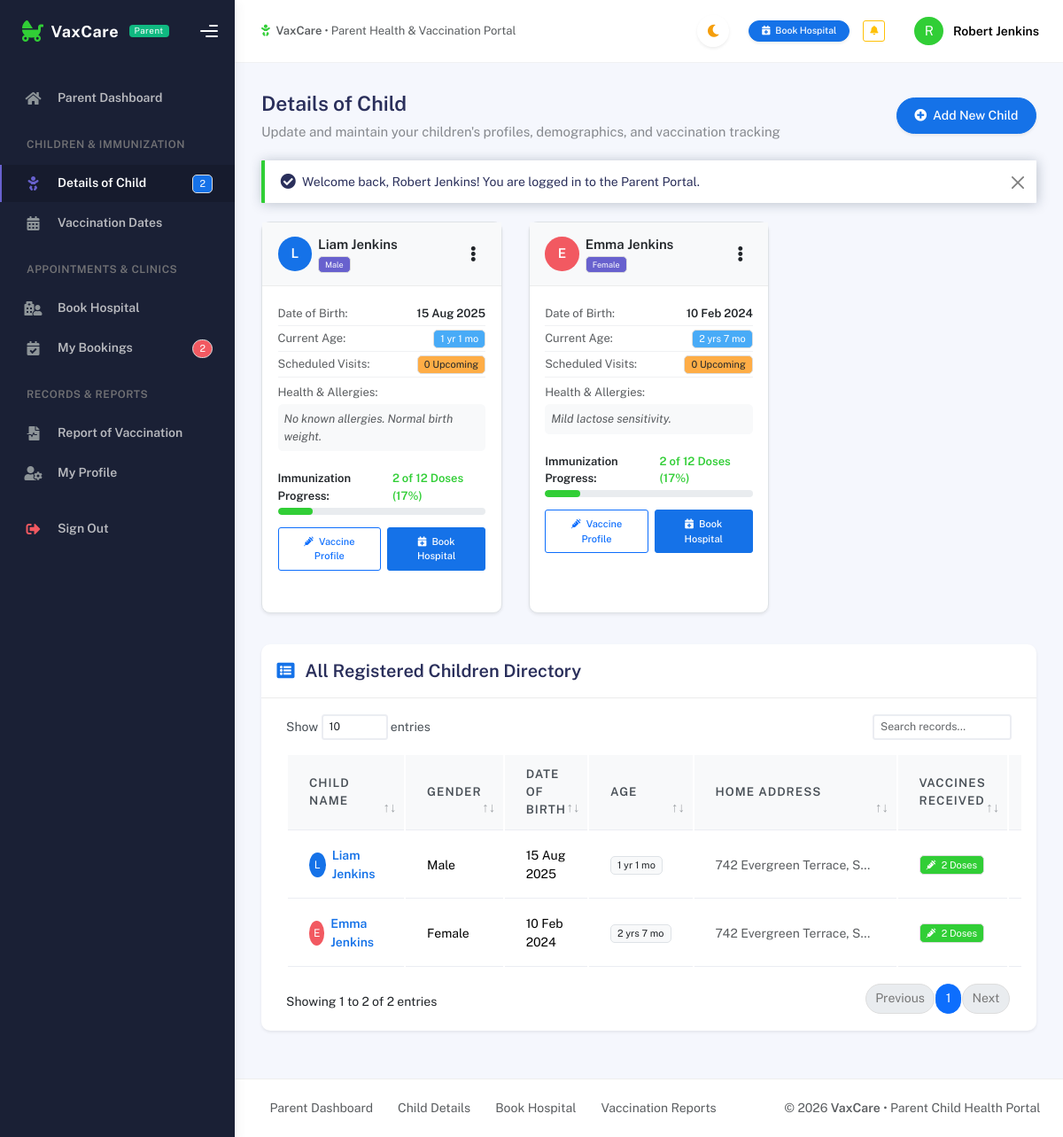
Screenshot of /parent/children.php (signed in) with the database file from the repository.
### tables this page shows
CREATE TABLE parents (
    parent_id INT AUTO_INCREMENT PRIMARY KEY,
    role_id INT NOT NULL,
    name VARCHAR(100) NOT NULL,
    email VARCHAR(100) NOT NULL UNIQUE,
    phone VARCHAR(20),
    username VARCHAR(50) NOT NULL UNIQUE,
    password VARCHAR(255) NOT NULL,
    address TEXT,

    FOREIGN KEY (role_id)
        REFERENCES roles(role_id)
        ON UPDATE CASCADE
        ON DELETE RESTRICT
);

CREATE TABLE children (
    child_id INT AUTO_INCREMENT PRIMARY KEY,
    parent_id INT NOT NULL,
    child_name VARCHAR(100) NOT NULL,
    gender ENUM('Male', 'Female', 'Other') NOT NULL,
    date_of_birth DATE NOT NULL,
    address TEXT,
    notes TEXT,

    FOREIGN KEY (parent_id)
        REFERENCES parents(parent_id)
        ON UPDATE CASCADE
        ON DELETE CASCADE
);

### parent/children.php (the view, shortened to what the rows shown need)
<?php
require_once __DIR__ . '/../config/db.php';
require_once __DIR__ . '/../config/auth.php';
require_once __DIR__ . '/../config/helpers.php';
$currentParent = getCurrentParent();
$parentId = $currentParent['id'];
$children = [];
if ($pdo) {
    try {
        $stmt = $pdo->prepare("SELECT * FROM children WHERE parent_id = ? ORDER BY date_of_birth DESC");
        $stmt->execute([$parentId]);
        $children = $stmt->fetchAll();
    } catch (Exception $e) {
        setFlash('error', 'Database error: ' . $e->getMessage());
    }
}
require_once __DIR__ . '/includes/header.php';
require_once __DIR__ . '/includes/sidebar.php'; ?>
<div class="main-panel">
    <?php require_once __DIR__ . '/includes/navbar.php'; ?>
    <div class="container">
        <div class="page-inner">
            <?php if (empty($children)): ?>
                <div class="card card-round shadow-sm text-center py-5">
                    <div class="card-body">
                        <div class="avatar-xl mb-3 mx-auto">
                            <span class="avatar-title rounded-circle bg-light text-primary fs-1">
                                <i class="fas fa-baby"></i>
                            </span>
                        </div>
                        <h4 class="fw-bold mb-2">No Children Added Yet</h4>
                        <p class="text-muted small mb-4" style="max-width: 450px; margin: 0 auto;">
                            Register your child details to track upcoming vaccination dates, book schedules with accredited hospitals, and access official vaccination reports.
                        </p>
                        <button type="button" class="btn btn-primary btn-round px-4" data-bs-toggle="modal" data-bs-target="#addChildModal">
                            <i class="fas fa-plus me-1"></i> Register Child Profile
                        </button>
                    </div>
                </div>
            <?php else: ?>
                <div class="row">
                    <?php foreach ($children as $c): ?>
                        <?php
                            $stmtVax = $pdo->prepare("SELECT COUNT(*) FROM vaccination_records WHERE child_id = ? AND status = 'Vaccinated'");
                            $stmtVax->execute([$c['child_id']]);
                            $vaxCompleted = (int)$stmtVax->fetchColumn();
                            $stmtSched = $pdo->prepare("SELECT COUNT(*) FROM bookings WHERE child_id = ? AND status = 'Approved' AND appointment_date >= CURRENT_DATE");
                            $stmtSched->execute([$c['child_id']]);
                            $vaxScheduled = (int)$stmtSched->fetchColumn();
                            $pct = min(100, round(($vaxCompleted / 12) * 100));
                        ?>
                        <div class="col-md-6 col-lg-4 mb-4">
                            <div class="card card-round h-100 shadow-sm border dashboard-stat-card">
                                <div class="card-header bg-light d-flex justify-content-between align-items-center py-3">
                                    <div class="d-flex align-items-center gap-2">
                                        <div class="avatar-sm">
                                            <span class="avatar-title rounded-circle bg-<?= ($c['gender'] === 'Female') ? 'danger' : 'primary' ?> text-white fw-bold">
                                                <?= strtoupper(substr($c['child_name'], 0, 1)) ?>
                                            </span>
                                        </div>
                                        <div>
                                            <h6 class="fw-bold mb-0 text-truncate" style="max-width: 170px;">
                                                <?= htmlspecialchars($c['child_name']) ?>
                                            </h6>
                                            <span class="badge bg-secondary" style="font-size: 0.65rem;">
                                                <?= htmlspecialchars($c['gender']) ?>
                                            </span>
                                        </div>
                                    </div>
                                    <div class="dropdown">
                                        <button class="btn btn-icon btn-clean btn-sm" type="button" data-bs-toggle="dropdown">
                                            <i class="fas fa-ellipsis-v"></i>
                                        </button>
                                    </div>
                                </div>
                                <div class="card-body">
                                    <div class="mb-3">
                                        <div class="d-flex justify-content-between py-1 border-bottom">
                                            <span class="text-muted small">Date of Birth:</span>
                                            <span class="fw-bold small"><?= formatDate($c['date_of_birth'], 'd M Y') ?></span>
                                        </div>
                                        <div class="d-flex justify-content-between py-1 border-bottom">
                                            <span class="text-muted small">Current Age:</span>
                                            <span class="badge bg-info text-white"><?= calculateAge($c['date_of_birth']) ?></span>
                                        </div>
                                        <div class="d-flex justify-content-between py-1 border-bottom">
                                            <span class="text-muted small">Scheduled Visits:</span>
                                            <span class="badge bg-warning text-dark"><?= $vaxScheduled ?> Upcoming</span>
                                        </div>
                                        <?php if (!empty($c['notes'])): ?>
                                            <div class="py-2">
                                                <span class="text-muted small d-block mb-1">Health & Allergies:</span>
                                                <div class="p-2 bg-light rounded text-muted small fst-italic">
                                                    <?= htmlspecialchars($c['notes']) ?>
                                                </div>
                                            </div>
                                        <?php endif; ?>
                                    </div>
                                    <div class="mb-3">
                                        <div class="d-flex justify-content-between small fw-bold mb-1">
                                            <span>Immunization Progress:</span>
                                            <span class="text-success"><?= $vaxCompleted ?> of 12 Doses (<?= $pct ?>%)</span>
                                        </div>
                                        <div class="progress" style="height: 8px;">
                                            <div class="progress-bar bg-success" role="progressbar" style="width: <?= $pct ?>%"></div>
                                        </div>
                                    </div>
                                    <div class="d-flex gap-2">
                                        <a href="child-details.php?id=<?= $c['child_id'] ?>" class="btn btn-sm btn-outline-primary flex-fill">
                                            <i class="fas fa-syringe me-1"></i> Vaccine Profile
                                        </a>
                                        <a href="book-appointment.php?child_id=<?= $c['child_id'] ?>" class="btn btn-sm btn-primary flex-fill text-white">
                                            <i class="fas fa-calendar-plus me-1"></i> Book Hospital
                                        </a>
                                    </div>
                                </div>
                            </div>
                        </div>
                    <?php endforeach; ?>
                </div>
                <div class="card card-round shadow-sm mt-3">
                    <div class="card-body">
                        <div class="table-responsive">
                            <table class="table table-hover align-middle datatable-custom">
                                <thead class="bg-light">
                                    <tr>
                                        <th>Child Name</th>
                                        <th>Gender</th>
                                        <th>Date of Birth</th>
                                        <th>Age</th>
                                        <th>Home Address</th>
                                        <th>Vaccines Received</th>
                                        <th>Actions</th>
                                    </tr>
                                </thead>
                                <tbody>
                                    <?php foreach ($children as $c): ?>
                                        <?php
                                            $stmtVax = $pdo->prepare("SELECT COUNT(*) FROM vaccination_records WHERE child_id = ? AND status = 'Vaccinated'");
                                            $stmtVax->execute([$c['child_id']]);
                                            $cnt = (int)$stmtVax->fetchColumn();
                                        ?>
                                        <tr>
                                            <td>
                                                <div class="d-flex align-items-center gap-2">
                                                    <div class="avatar-xs">
                                                        <span class="avatar-title rounded-circle bg-<?= ($c['gender'] === 'Female') ? 'danger' : 'primary' ?> text-white font-weight-bold">
                                                            <?= strtoupper(substr($c['child_name'], 0, 1)) ?>
                                                        </span>
                                                    </div>
                                                    <strong class="text-primary"><?= htmlspecialchars($c['child_name']) ?></strong>
                                                </div>
                                            </td>
                                            <td><?= htmlspecialchars($c['gender']) ?></td>
                                            <td><?= formatDate($c['date_of_birth'], 'd M Y') ?></td>
                                            <td><span class="badge bg-light text-dark border"><?= calculateAge($c['date_of_birth']) ?></span></td>
                                            <td class="small text-muted text-truncate" style="max-width: 180px;">
                                                <?= htmlspecialchars($c['address'] ?? '-') ?>
                                            </td>
                                            <td>
                                                <span class="badge bg-success"><i class="fas fa-syringe me-1"></i> <?= $cnt ?> Doses</span>
                                            </td>
                                            <td>
                                            </td>
                                        </tr>
                                    <?php endforeach; ?>
                                </tbody>
                            </table>
                        </div>
                    </div>
                </div>
            <?php endif; ?>
        </div>
    </div>
<?php require_once __DIR__ . '/includes/footer.php'; ?>

### parent/includes/navbar.php (shortened to what the rows shown need)
<div class="main-header">
    <nav class="navbar navbar-header navbar-header-transparent navbar-expand-lg border-bottom">
        <div class="container-fluid">
            <ul class="navbar-nav topbar-nav ms-md-auto align-items-center">
                <li class="nav-item topbar-user dropdown hidden-caret">
                    <a class="dropdown-toggle profile-pic" data-bs-toggle="dropdown" href="#" aria-expanded="false">
                        <div class="avatar-sm">
                            <span class="avatar-title rounded-circle border border-white bg-success text-white font-weight-bold">
                                <?= strtoupper(substr($currentParent['name'] ?? 'P', 0, 1)) ?>
                            </span>
                        </div>
                        <span class="profile-username">
                            <span class="fw-bold"><?= htmlspecialchars($currentParent['name'] ?? 'Parent') ?></span>
                        </span>
                    </a>
                </li>
            </ul>
        </div>
    </nav>
</div>

### rows the page displays
parents: name "R", name "Robert Jenkins"
children: child_name "L", child_name "Liam Jenkins", gender "Male", date_of_birth "15 Aug 2025", date_of_birth "1 yr 1 mo", vaxScheduled "0", notes "No known allergies. Normal birth weight.", vaxCompleted "2", pct "17", address "742 Evergreen Terrace, S…", cnt "2"
children: child_name "E", child_name "Emma Jenkins", gender "Female", date_of_birth "10 Feb 2024", date_of_birth "2 yrs 7 mo", vaxScheduled "0", notes "Mild lactose sensitivity.", vaxCompleted "2", pct "17", address "742 Evergreen Terrace, S…", cnt "2"

### other values shown
count($parentChildren) "2"
$parentPendingCount "2"
$flash['message'] "Welcome back, Robert Jenkins! You are logged in to the Parent Portal."
